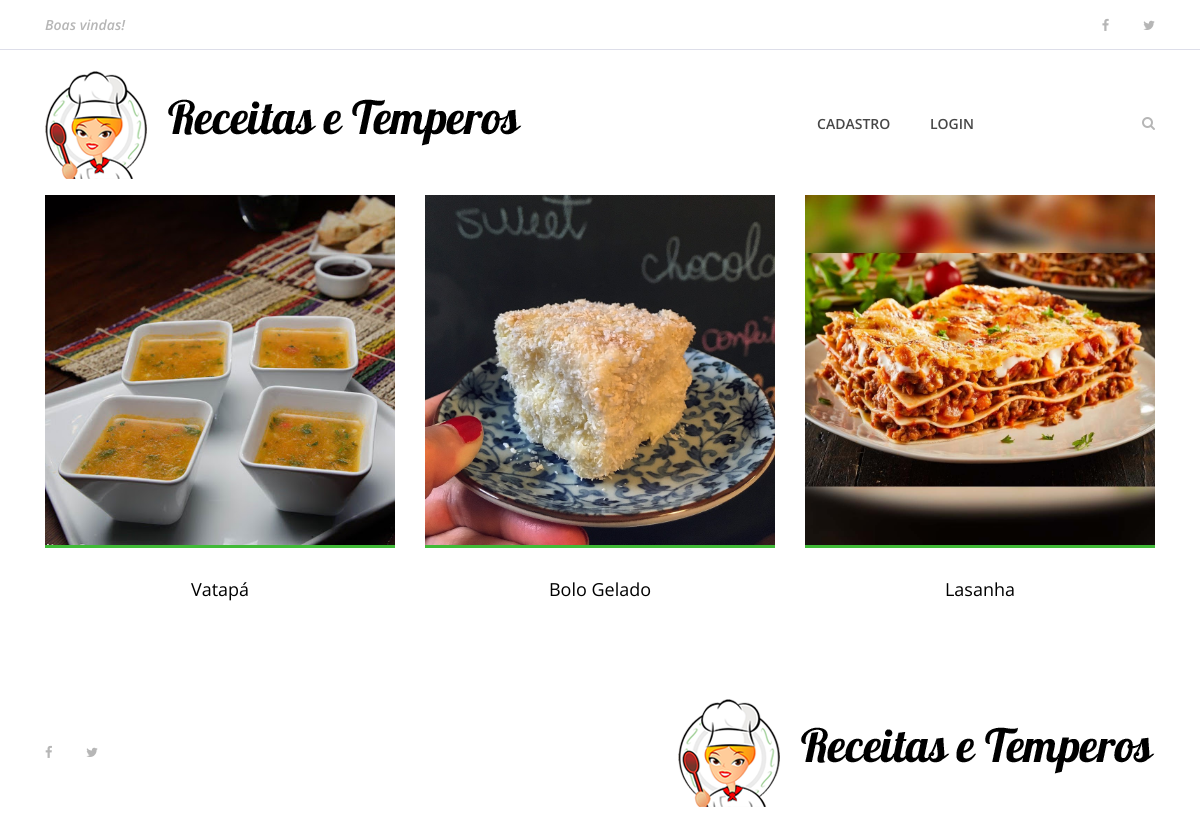
Page /?page=2 on the earlier database version.
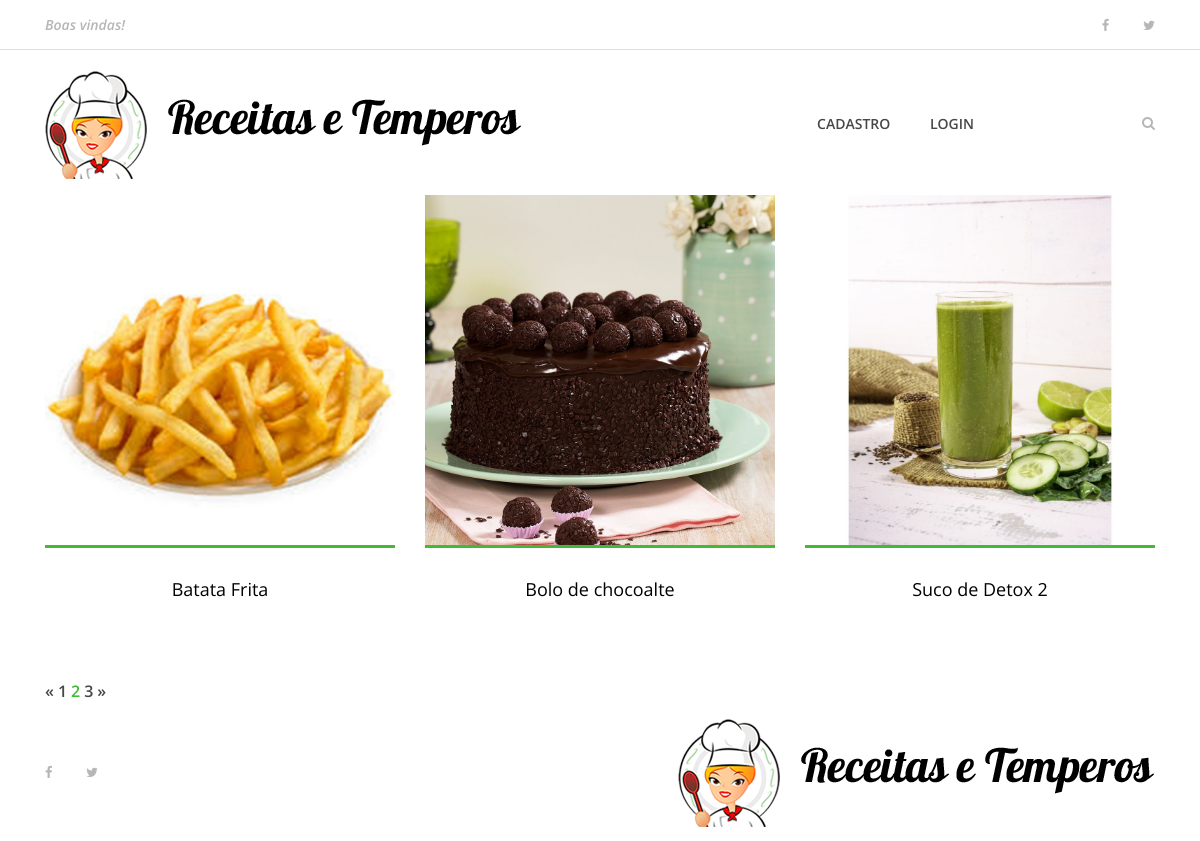
Same page on the later database version.
### bibliotecaTeste/models.py (models this page shows, shortened)
class Receita(models.Model):
    pessoa = models.ForeignKey(User, on_delete=models.CASCADE)
    nome_receita = models.CharField(max_length=200)
    ingredientes = models.TextField()
    modo_preparo = models.TextField()
    tempo_preparo = models.IntegerField()
    rendimento = models.CharField(max_length=100)
    categoria = models.CharField(max_length=100)
    date_receita = models.DateTimeField(default=datetime.now, blank=True)
    foto_receita = models.ImageField(upload_to='fotos/%d/%m/%Y/', blank=True)
    publicada = models.BooleanField(default=False)

### bibliotecaTeste/views/receitas.py (the view)
# urls.py: path('', index, name='index'),
def index(request):
    receitas = Receita.objects.order_by('-date_receita').filter(publicada=True)
    paginator = Paginator(receitas, 3)
    page = request.GET.get('page')
    receitas_pagina = paginator.get_page(page)
    dados = {
        'receitas' : receitas_pagina
    }
    return render(request,'receitas/index.html', dados)

### templates/receitas/index.html (shortened to what this page needs)
{% extends 'base.html' %}
{% load static %}
{% block content %}
    {% include 'partials/_menu.html' %}
    <section class="best-receipe-area">
        <div class="container">
            <div class="row">
                {% if receitas %}
                {% for receita in receitas %}
                <div class="col-12 col-sm-6 col-lg-4">
                    <div class="single-best-receipe-area mb-30">
                        {% if receita.foto_receita == '' %}
                            <img src="{% static 'img/bg-img/foto_receita.png' %}" alt="">
                        {% else %}
                            <img src="{{ receita.foto_receita.url }}" alt="">
                        {% endif %}
                         <div class="receipe-content">
                            <a href="{% url 'receita' receita.id %}">
                                <h5>{{ receita.nome_receita }}</h5>
                            </a>
                        </div>
                    </div>
                </div>
                {% endfor %}
                {% endif %}
            </div>
        </div>
    </section>
    <section class="top-catagory-area section-padding-20-0">
         <div class="container">
             {% if receitas.has_other_pages %}
            <ul class="pagination">
                {% if receitas.has_previous %}
                <li class="page-item">
                    <a href="?page={{ receitas.previous_page_number }}" class="page-link">&laquo;</a>
                </li>
                {% else %}
                <li class="page-item disabled">
                    <a class="page-link">&laquo;</a>
                </li>
                {% endif %}
                {% for pagina in receitas.paginator.page_range %}
                {% if receitas.number == pagina %}
                <li class="page-item active">
                    <a class="page-link">{{ pagina }}</a>
                </li>
                {% else %}
                <li class="page-item">
                    <a href="?page={{pagina}}" class="page-link">{{pagina}}</a>
                </li>
                {% endif %}
                {% endfor %}
                {% if receitas.has_next %}
                <li class="page-item">
                    <a href="?page={{ receitas.next_page_number }}" class="page-link">&raquo;</a>
                </li>
                {% else %}
                <li class="page-item disabled">
                    <a class="page-link">&raquo;</a>
                </li>
                {% endif %}
            </ul>
            {% endif %}
        </div>
    </section>
    {% include 'partials/_footer.html' %}
{% endblock %}

Differences in the rows shown:
no longer on this page (row edited): Receita: foto_receita (picture), nome_receita "Vatapá"
no longer on this page (row edited): Receita: foto_receita (picture), nome_receita "Bolo Gelado"
no longer on this page (row edited): Receita: foto_receita (picture), nome_receita "Lasanha"
now on this page (row edited): Receita: foto_receita (picture), nome_receita "Batata Frita"
added Receita: foto_receita (picture), nome_receita "Bolo de chocoalte"
added Receita: foto_receita (picture), nome_receita "Suco de Detox 2"
Other differences:
new list line: "1"
new list line: "2"
new list line: "3"
